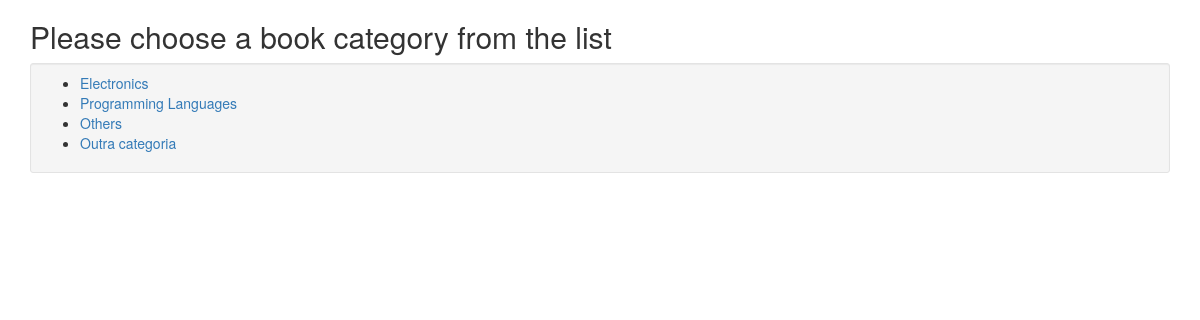
The page / on the database its author committed.
### bookstoreapp/models.py (models this page shows, shortened)
class Category(models.Model):
    name = models.CharField(max_length=256, default="")

### bookstoreapp/views.py (the view)
# urls.py: url(r'^$', views.IndexView.as_view(), name='index'),
class IndexView(generic.ListView):
    template_name = 'bookstoreapp/index.html'
    context_object_name = 'category_list'
    def get_queryset(self):
        return Category.objects.all()

### bookstoreapp/templates/bookstoreapp/index.html (shortened to what this page needs)
{% extends 'bookstoreapp/layout/layout.html' %}
{% block content %}
<h2>Please choose a book category from the list</h2>
    {% if category_list %}
    <div class="well well-sm">
    <ul>
        {% for category in category_list %}
             <li><a href="{% url 'bookstoreapp:category_view' category_id=category.id %}">{{ category.name }}</a></li>
        {% endfor %}
    </ul>
    {% else %}
        <p>No categories available.</p>
    </div>
    {% endif %}
{% endblock %}

### rows shown on the page
Category: name "Electronics"
Category: name "Programming Languages"
Category: name "Others"
Category: name "Outra categoria"
